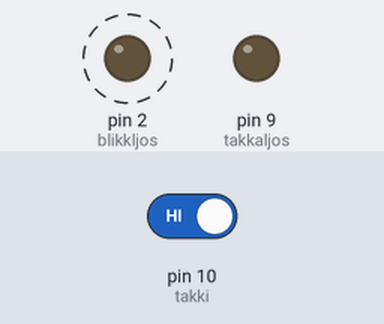
The sketch below on a simulated Arduino Uno, built with avr-gcc and run on an emulated ATmega328P. Parts: output pins drawn as LEDs (lit = HIGH). Dashed ring = blinking. Inputs (shaded band) come from the test bench; at power-on: pin 10 (takki) HIGH.

Above: at 1.2 s.
1.3 s: pin 10 (takki) driven LOW
At 2.8 s:
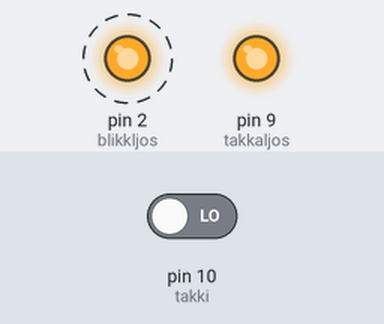
Timing chart, 0 to 10.3 s (numbered marks = the images above; inputs shaded):
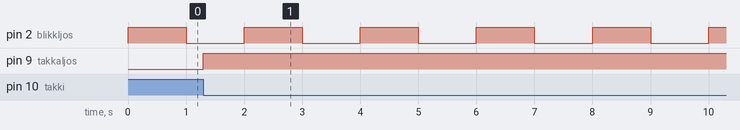

The sketch:

ekkert_delay.ino
```cpp
int takki = 10; // tengdur sem almennt HIGH
int takkaljos = 9;
int blikkljos = 2;

int takki_stada = HIGH;
int blikktimi = 1000;
unsigned long lidinn_blikk_timi = 0; // int er bara 16 bita, long er 32 bita
int blikkljos_stada = HIGH; // viljum við byrja með blikkljósið kveikt eða slökt?


void setup() {
	pinMode(takki, INPUT);
  pinMode(takkaljos, OUTPUT);
  pinMode(blikkljos, OUTPUT);
}

void loop() {
  unsigned long timi_nuna = millis(); // millis() skilar fjölda millisekúndna síðan forritið byrjaði að keyra

  if((timi_nuna - lidinn_blikk_timi) >= blikktimi) {

    lidinn_blikk_timi = timi_nuna; // geymum núverandi tímatalningu

    if(blikkljos_stada == LOW) { // víxlum stöðunni á ljósunum
    	blikkljos_stada = HIGH;
    } else {
    	blikkljos_stada = LOW;
    }
  }
  digitalWrite(blikkljos, blikkljos_stada);

  takki_stada = digitalRead(takki);
  if(takki_stada == LOW) {
  	digitalWrite(takkaljos, HIGH);
  }
}
```

Measured:
- after the input at 1.3 s, pin 9 (takkaljos): LOW → HIGH at once
- by itself, pin 2 (blikkljos): alternates HIGH for 1.0 s and LOW for 1.0 s
